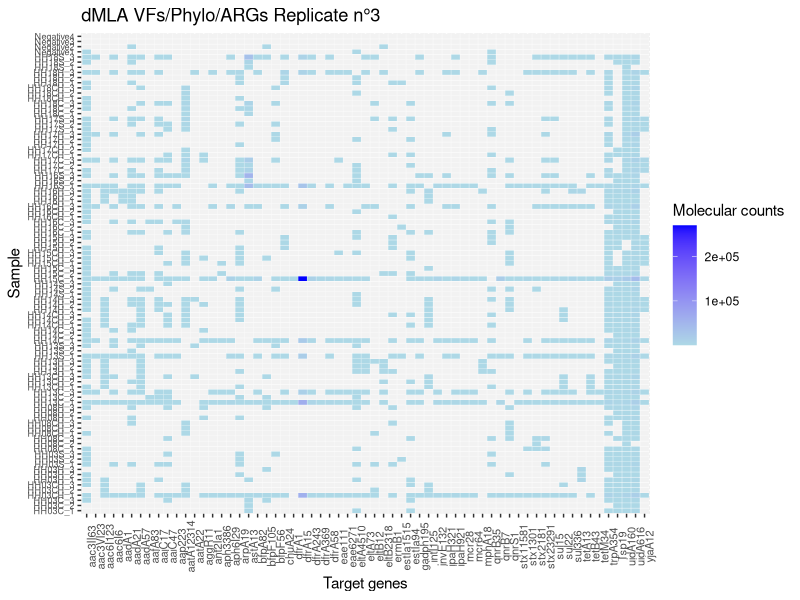

Source code (R): (Note: this script raises an error after producing the figure.)
#dMLA Bangladesh strains-------------------
##Load packages--------
library (ggplot2)
library(dplyr)
library(gridExtra)
library(tidyr)
library(seqinr)

##Formatting df------
#Import results
setwd("~/switchdrive/Institution/Manuscripts/02_dMLA/dmla-amr-vfs/data")
reads <- read.csv("20230725_sequencing_targets_all.csv", header = TRUE)
reads

#Assign barcodes to samples
reads <- reads %>% 
  mutate(Sample = as.character(X1)) %>% 
  mutate(Sample = case_when(
    Sample == "GAACACA" ~ "A1", Sample == "ACATTCA" ~ "A2",Sample == "TCGCTAG" ~ "A3", Sample == "ATCATTA" ~ "A4",Sample == "TGTATGT" ~ "A5",
    Sample == "TAAGATA" ~ "A6",Sample == "CGTTTCA" ~ "A7",Sample == "ACGTTGC" ~ "A8",Sample == "TAGATGA" ~ "A9", Sample == "CCACTAG" ~ "A10",
    Sample == "GTCTTCT" ~ "A11",Sample == "ACAAAGC" ~ "A12",Sample == "AAAAGGC" ~ "B1",Sample == "ACTGTGT" ~ "B2", Sample == "CTGGTAC" ~ "B3",
    Sample == "GTTGCTA" ~ "B4", Sample == "CCATTCA" ~ "B5",Sample == "GATATCG" ~ "B6",Sample == "ACAGGAT" ~ "B7",Sample == "CGCATAC" ~ "B8",
    Sample == "GGACCTA" ~ "B9", Sample == "GAACTGA" ~ "B10", Sample == "AGTCGTG" ~ "B11",Sample == "TTCCAGG" ~ "B12",Sample == "TAGAGCG" ~ "C1",
    Sample == "AAACCCT" ~ "C2",Sample == "ATCCAGT" ~ "C3",Sample == "TCTTCGT" ~ "C4",Sample == "GTGTCCT" ~ "C5",Sample == "CACAGAT" ~ "C6",
    Sample == "ATAGAGC" ~ "C7", Sample == "GGTCATG" ~ "C8", Sample == "CCATCTC" ~ "C9",Sample == "TATGCAG" ~ "C10",Sample == "AACCGCT" ~ "C11",
    Sample == "TGACTCT" ~ "C12",Sample == "AAGCACA" ~ "D1",Sample == "TGTGAAC" ~ "D2",Sample == "AACAGTG" ~ "D3",Sample == "GCCTATA" ~ "D4",
    Sample == "GTCCTCT" ~ "D5",Sample == "TAGAACG" ~ "D6",Sample == "TGGGTGA" ~ "D7", Sample == "ACACGTG" ~ "D8",Sample == "TGCCCAA" ~ "D9",
    Sample == "TCGTACA" ~ "D10", Sample == "AACCAAG" ~ "D11", Sample == "GTGCTAT" ~ "D12",Sample == "TCCTCAT" ~ "E1",Sample == "GTCGTAT" ~ "E2",
    Sample == "TCTGGAA" ~ "E3",Sample == "CAGTAGG" ~ "E4", Sample == "ACGTCAT" ~ "E5",Sample == "ACGGAAC" ~ "E6",Sample == "CGGATGA" ~ "E7",
    Sample == "CCGCATA" ~ "E8", Sample == "GTGAAGA" ~ "E9", Sample == "AACGTGT" ~ "E10",Sample == "AGAAGAC" ~ "E11",Sample == "TGTAGGG" ~ "E12",
    Sample == "AATGCCT" ~ "F1", Sample == "GCTTTCT" ~ "F2", Sample == "CATGAAG" ~ "F3",Sample == "CGATCAC" ~ "F4",Sample == "TCGCGTT" ~ "F5",
    Sample == "GATTGGC" ~ "F6", Sample == "CATCGGT" ~ "F7", Sample == "CTTTCCA" ~ "F8",Sample == "ACCAGAT" ~ "F9",Sample == "GTGATAC" ~ "F10",
    Sample == "TGCATCC" ~ "F11", Sample == "TGCAAAC" ~ "F12", Sample == "GCAACGA" ~ "G1",Sample == "GCCATAC" ~ "G2",Sample == "TACCTTC" ~ "G3",
    Sample == "GAATCGA" ~ "G4", Sample == "CTACGTT" ~ "G5", Sample == "GTTTCGG" ~ "G6",Sample == "GCAAATG" ~ "G7",Sample == "CTGACAC" ~ "G8",
    Sample == "GCACTTT" ~ "G9", Sample == "AGCAAAC" ~ "G10", Sample == "ATCCTCG" ~ "G11",Sample == "CTGCTGT" ~ "G12",Sample == "CAATCAC" ~ "H1",
    Sample == "GTTCTGG" ~ "H2", Sample == "TTGCTAC" ~ "H3", Sample == "CATACGT" ~ "H4",Sample == "GATCGTT" ~ "H5",Sample == "CACGTTT" ~ "H6",
    Sample == "AACACCT" ~ "H7", Sample == "AGCTGTA" ~ "H8", Sample == "GGTCTTG" ~ "H9",Sample == "CCGACAT" ~ "H10",Sample == "TATCGTC" ~ "H11",
    Sample == "ATGGTTG" ~ "H12"))

reads <- reads %>% 
  mutate(Sample_real = as.character(X1)) %>% 
  mutate(Sample_real = case_when(
    Sample_real == "GAACACA" ~ "empty", Sample_real == "ACATTCA" ~ "HH03C_1",Sample_real == "TCGCTAG" ~ "HH03CH_1", Sample_real == "ATCATTA" ~ "HH03H_1",Sample_real == "TGTATGT" ~ "HH03S_1",
    Sample_real == "TAAGATA" ~ "HH08C_1",Sample_real == "CGTTTCA" ~ "HH08CH_1",Sample_real == "ACGTTGC" ~ "HH08H_1",Sample_real == "TAGATGA" ~ "HH13C_1", Sample_real == "CCACTAG" ~ "HH13CH_1",
    Sample_real == "GTCTTCT" ~ "HH13H_1",Sample_real == "ACAAAGC" ~ "HH13S_1",Sample_real == "AAAAGGC" ~ "HH14C_1",Sample_real == "ACTGTGT" ~ "Negative1", Sample_real == "CTGGTAC" ~ "HH14CH_1",
    Sample_real == "GTTGCTA" ~ "HH14H_1", Sample_real == "CCATTCA" ~ "HH14S_1",Sample_real == "GATATCG" ~ "HH15C_1",Sample_real == "ACAGGAT" ~ "HH15CH_1",Sample_real == "CGCATAC" ~ "HH15H_1",
    Sample_real == "GGACCTA" ~ "HH16C_1", Sample_real == "GAACTGA" ~ "HH16CH_1", Sample_real == "AGTCGTG" ~ "HH16H_1",Sample_real == "TTCCAGG" ~ "HH16S_1",Sample_real == "TAGAGCG" ~ "HH17C_1",
    Sample_real == "AAACCCT" ~ "HH17CH_1",Sample_real == "ATCCAGT" ~ "HH17H_1",Sample_real == "TCTTCGT" ~ "Negative2",Sample_real == "GTGTCCT" ~ "HH17S_1",Sample_real == "CACAGAT" ~ "HH18C_1",
    Sample_real == "ATAGAGC" ~ "HH18CH_1", Sample_real == "GGTCATG" ~ "HH18H_1", Sample_real == "CCATCTC" ~ "HH18S_1",Sample_real == "TATGCAG" ~ "HH03C_2",Sample_real == "AACCGCT" ~ "HH03CH_2",
    Sample_real == "TGACTCT" ~ "HH03H_2",Sample_real == "AAGCACA" ~ "HH03S_2",Sample_real == "TGTGAAC" ~ "HH08C_2",Sample_real == "AACAGTG" ~ "HH08CH_2",Sample_real == "GCCTATA" ~ "HH08H_2",
    Sample_real == "GTCCTCT" ~ "HH13C_2",Sample_real == "TAGAACG" ~ "Negative3",Sample_real == "TGGGTGA" ~ "HH13CH_2", Sample_real == "ACACGTG" ~ "HH13H_2",Sample_real == "TGCCCAA" ~ "HH13S_2",
    Sample_real == "TCGTACA" ~ "HH14C_2", Sample_real == "AACCAAG" ~ "HH14CH_2", Sample_real == "GTGCTAT" ~ "HH14H_2",Sample_real == "TCCTCAT" ~ "HH14S_2",Sample_real == "GTCGTAT" ~ "HH15C_2",
    Sample_real == "TCTGGAA" ~ "HH15CH_2",Sample_real == "CAGTAGG" ~ "HH15H_2", Sample_real == "ACGTCAT" ~ "HH16C_2",Sample_real == "ACGGAAC" ~ "HH16CH_2",Sample_real == "CGGATGA" ~ "HH16H_2",
    Sample_real == "CCGCATA" ~ "Negative4", Sample_real == "GTGAAGA" ~ "HH16S_2", Sample_real == "AACGTGT" ~ "HH17C_2",Sample_real == "AGAAGAC" ~ "HH17CH_2",Sample_real == "TGTAGGG" ~ "HH17H_2",
    Sample_real == "AATGCCT" ~ "HH17S_2", Sample_real == "GCTTTCT" ~ "HH18C_2", Sample_real == "CATGAAG" ~ "HH18CH_2",Sample_real == "CGATCAC" ~ "HH18H_2",Sample_real == "TCGCGTT" ~ "HH18S_2",
    Sample_real == "GATTGGC" ~ "HH03C_3", Sample_real == "CATCGGT" ~ "HH03CH_3", Sample_real == "CTTTCCA" ~ "HH03H_3",Sample_real == "ACCAGAT" ~ "HH03S_3",Sample_real == "GTGATAC" ~ "HH08C_3",
    Sample_real == "TGCATCC" ~ "HH08CH_3", Sample_real == "TGCAAAC" ~ "HH08H_3", Sample_real == "GCAACGA" ~ "HH13C_3",Sample_real == "GCCATAC" ~ "HH13CH_3",Sample_real == "TACCTTC" ~ "HH13H_3",
    Sample_real == "GAATCGA" ~ "HH13S_3", Sample_real == "CTACGTT" ~ "HH14C_3", Sample_real == "GTTTCGG" ~ "HH14CH_3",Sample_real == "GCAAATG" ~ "HH14H_3",Sample_real == "CTGACAC" ~ "HH14S_3",
    Sample_real == "GCACTTT" ~ "HH15C_3", Sample_real == "AGCAAAC" ~ "HH15CH_3", Sample_real == "ATCCTCG" ~ "HH15H_3",Sample_real == "CTGCTGT" ~ "HH16C_3",Sample_real == "CAATCAC" ~ "HH16CH_3",
    Sample_real == "GTTCTGG" ~ "HH16H_3", Sample_real == "TTGCTAC" ~ "HH16S_3", Sample_real == "CATACGT" ~ "HH17C_3",Sample_real == "GATCGTT" ~ "HH17CH_3",Sample_real == "CACGTTT" ~ "HH17H_3",
    Sample_real == "AACACCT" ~ "HH17S_3", Sample_real == "AGCTGTA" ~ "HH18C_3", Sample_real == "GGTCTTG" ~ "HH18CH_3",Sample_real == "CCGACAT" ~ "HH18H_3",Sample_real == "TATCGTC" ~ "HH18S_3",
    Sample_real == "ATGGTTG" ~ "PCR_Neg"))

##Calculate detection limit-----------------------
# Create a reference dataframe with all levels of X2 present in the reads df
reads <- subset(reads, Sample_real != "PCR_Neg") #Remove this samples because contamination occurred and I'm aware of it.
complete_X2 <- data.frame(X2 = levels(factor(reads$X2)))

#Create a dataset with number of reads in negative controls of the reaction
neg = reads[reads$Sample_real %in% c("Negative1", "Negative2", "Negative3", "Negative4"), ]

#Compute the detection limit of the reads in the negative through the sum of the mean + 3 times the sd.
summary_stat = neg %>% 
  group_by(X2) %>% 
  summarise(reads_mean = mean(n), reads_sd = sd(n))%>%
  mutate(threshold = reads_mean + 3 * reads_sd)

# Perform left join to include all levels in summary_stat and fill other columns with NA and threshold=0
summary_stat <- left_join(complete_X2, summary_stat, by = "X2") %>%
  mutate(reads_mean = ifelse(is.na(reads_mean), NA, reads_mean),
         reads_sd = ifelse(is.na(reads_sd), NA, reads_sd),
         threshold = ifelse(is.na(threshold), NA, threshold)) %>%
  replace_na(list(threshold = 0))

# Left join reads with summary_stat on X2
reads <- left_join(reads, summary_stat, by = "X2")

# Calculate real_n based on the formula n - threshold, ensuring it is not lower than 0 and remove variables reads_mean and reads_sd
reads <- reads %>%
  mutate(real_n = ifelse(is.na(threshold), n, pmax(n - threshold, 0)))%>%
  select(-reads_mean, -reads_sd)

##Plot results------------
reads[reads == 0] <- NA

#gradient - molecular counts
ggplot(complete(reads, X2, Sample_real), aes(X2,Sample_real, fill= real_n))+ 
  geom_tile(colour="white")+
  labs(title="dMLA VFs/Phylo/ARGs Replicate n°3",
       x ="Target genes", y = "Sample")+
  scale_fill_gradient(low = "lightblue", high = "blue", na.value = "gray95",  name ='Molecular counts')+
  theme(axis.text.x = element_text(size=8, angle=90), axis.text.y = element_text(size=6.5))

#unique colour - presence/absence
all=ggplot(complete(reads, X2, Sample_real), aes(X2, Sample_real)) +
  geom_tile(aes(fill = ifelse(is.na(real_n), "gray95", "black")), colour = "white") +
  labs(title="All positive", x = "Target genes", y = "Sample") +
  scale_fill_manual(values = c(gray95 = "gray95", black = "black"), guide = "none") +
  theme(axis.text.x = element_text(size = 8, angle = 90), axis.text.y = element_text(size = 6.5))

## Export data--------
write.csv(reads, file = "reads_counts.csv", row.names = FALSE)

## Replicates analyses-----
# Remove negative controls
reads <- subset(reads, !(Sample_real %in% c("Negative1", "Negative2", "Negative3", "Negative4")))

# Remove rows where real_n is NA
reads <- subset(reads, !is.na(real_n))

# Extract the common part of Sample_real names before the "_"
reads <- reads %>%
  mutate(Sample_name = sub("_.*", "", Sample_real))

# Count the number of replicates for each Sample_name within each X2 group
replicate_counts <- reads %>%
  group_by(X2, Sample_name) %>%
  summarise(replicate_count = n()) %>%
  ungroup()

### Targets present in all three replicates---------
# Filter the data frame to keep only rows where all replicates are present for a unique X2
tri_reads <- reads %>%
  inner_join(replicate_counts, by = c("X2", "Sample_name")) %>%
  group_by(X2) %>%
  filter((replicate_count >= 3)) %>%
  ungroup() %>%
  select(X2, Sample_real, real_n)


#Plot presence/absence
tri=ggplot(complete(tri_reads, X2, Sample_real), aes(X2, Sample_real)) +
  geom_tile(aes(fill = ifelse(is.na(real_n), "gray95", "black")), colour = "white") +
  labs(title = "Triplicates positive only", x = "Genes Clusters", y = "Sample") +
  scale_fill_manual(values = c(gray95 = "gray95", black = "black"), guide = "none") +
  theme(axis.text.x = element_text(size = 8, angle = 90), axis.text.y = element_text(size = 6.5))

### Targets present in two replicates---------
# Filter the data frame to keep only rows where all replicates are present for a unique X2
dup_reads <- reads %>%
  inner_join(replicate_counts, by = c("X2", "Sample_name")) %>%
  group_by(X2) %>%
  filter((replicate_count >= 2)) %>%
  ungroup() %>%
  select(X2, Sample_real, real_n)

#Plot presence/absence
dup=ggplot(complete(dup_reads, X2, Sample_real), aes(X2, Sample_real)) +
  geom_tile(aes(fill = ifelse(is.na(real_n), "gray95", "black")), colour = "white") +
  labs(title = "Duplicates positive only", x = "Genes Clusters", y = "Sample") +
  scale_fill_manual(values = c(gray95 = "gray95", black = "black"), guide = "none") +
  theme(axis.text.x = element_text(size = 8, angle = 90), axis.text.y = element_text(size = 6.5))


##Blast 63 probes against samples--------
### Define 63 probe sequences ------
probe_sequences <- list(
  mcr28 = "GTGAATTTGGCAAACTTTTCATCATATCGCTTAAAATACG",
  mcr64 = "TTGTACTTATCTTCGTAGGTTTTCAACTTGGCAATCATCT",
  aadA1 = "CGCTTAGCACCTCTGATAGTTGGTTCGAAATTTCGATGGT",
  aadA21 = "TTCCATAGCGTTAAGGTTTCATTTAGCGCCTCAAATAGAT",
  aadA57 = "CATCGATCGCAGATCCGAACAGGTGGATTGTGTCCAGTGT",
  aac3II63 = "GCGGAGCGTAACGCGGCAACGACCGTCTCCGCTCCTCCTT",
  aac3VI23 = "CACCAGCCACGCCGCATCGGGCCCGATCGCCGCCATCGAT",
  aac6I6 = "AATGCCTGGCGTGTTTGAACCATGTACACGGCTGGACCAT",
  aac6I123 = "TTGTTTTAGGGCGACTGCCCTGCTGCGTAACATCGTTGCT",
  ant2Ia1 = "GGAGCCTCCGCGATTTCATACGCTTCGTCTGCCCACCAAG",
  aph6I29 = "TCCGCTGCAATTTCGGTCGCCTGGTAGTCGCCGTGCTCGG",
  aph3386 = "AATATTTTCACCTGAATCAGGATATTCTTCTAATACCTGG",
  qnrB7 = "GACGTTCCAGGAGCAACGATGCCTGGTAGCTGTCCAGTTT",
  qnrB35 = "CCGATAAATTCAGTGCCGCTCAGGTCGGCACCTGAAAAAT",
  qnrS1 = "AGGTGAGATCACTTAAGTCTTTATGTGAAAAGTTGTGGTG",
  ermB1 = "TTTGTTAGGGAATTGAAACTGTAGAATATCTTGGTGAATT",
  mphA18 = "CGGAGAAATCTGGCCACGACGAATCGTCGTCGAGCCAGCG",
  dfrA243 = "GGTAAATTTCTCCGCCACCAGACACTATAACGTGACCGGT",
  dfrA369 = "TTGATAGCTCTTTCAAAGCATTTTCTATTGAAGGAAAAAC",
  dfrA15 = "CAAAAGTCTTGCGTCCAACCAACAGCCATTGGTTATAGGT",
  dfrA58 = "CCCGCCACCAGACACTATAACGTGATCGGTGAGTTCAGCC",
  dfrA1 = "GAAAGACTAATACATTTTCATTTGAGCTTGAAATTCCTTT",
  sul15 = "GCGGCGCAATACGTCTGATCTCATCGGCCGGCGATACAGG",
  sul22 = "GAATGCATAACGACGAGTTTGGCAGATGATTTCGCCAATT",
  sul336 = "GCCTAAAAAGAAGCCCATACCCGGATCAAGAATAATTCGT",
  tetA13 = "AGCGCCGCCAGTGAGCCTTGCAGCTGCCCCTGACGTTCCT",
  tetB43 = "AGCCAAGGAGCAAAGATAACCTGCATTAACGCATAAAGTG",
  tetM34 = "AAAACTAAGATATGGCTCTAACAATTCTGTTCCAGCTTTT",
  intI125 = "GGTTACGACATTCGAACCGTGCAGGATCTGCTCGGCCATT",
  uidA160 = "CGAAGCGGGTAGATATCACACTCTGTCTGGCTTTTGGCTG",
  uidA616 = "ACAACGAACTGAACTGGCAGACTATCCCGCCGGGAATGGT",
  gadph195 = "ACGTTGTTGCTGAAGCAACCGGTATCTTCCTGACCGACGA",
  astA13 = "GTTGCGCACCATATGCACGATGCATAACTGGATGCGGGCC",
  aatA22 = "ATTTTTGCTTCATAAGCCGATAGAAGATTATAGGATAATG",
  aatA12314 = "AAGTCCATTTCTGCCAGTGTAATTCCCTCCGACAGTCAGT",
  ipaH321 = "GCAGTGCGGAGGTCATTTGCTGTCACTCCCGACACGCCAT",
  ipaH921 = "GCAATACCTCCGGATTCCGTGAACAGGTCGCTGCATGGCT",
  eae111 = "CAGTACCATTAATATCATGCGGAATATTCAGAGAAAGAAT",
  eae6271 = "AAATCCTGATCAATGAAGACGTTATAGCCCAGCATATTTT",
  stx2181 = "ACTCCATTAACGCCAGATATGATGAAACCAGTGAGTGACG",
  stx23291 = "GAGCACTTTGCAGTAACGGTTGCAGATTCCAGCGACTGGT",
  aggR11 = "TATTGCTTCCTTCTTTTGTGTATACATCGATTGTACAATT",
  stx1301 = "GATCAACATCTTCAGCAGTCATTACATAAGAACGCCCACT",
  stx11581 = "TAAAGGTATCGTCATCATTATATTTTGTATACTCCACCTT",
  bfpA82 = "GCCCAATATACAGACCATTAATTGCAGACGTTGCGCTCAT",
  invE132 = "TGAAGAATATTGGCAGGAAGAATTGTTAATGGCGTTACGT",
  eltA73 = "TAACGCAGAAACCTCCTGTTCATATGGGTGAGGGCTGTAT",
  eltA4510 = "GTCAGATATGATGACGGATATGTTTCCACTTCTCTTAGTT",
  eltB12 = "GTTTTTATTATTCCATACACATAATTTATCAATTTTGGTCT",
  eltB2318 = "CAGAACTATGTTCGGAATATCGCAACACACAAATATATAC",
  estIa94 = "GTGTTGTTCATATTTTCTGATTTTTTTTCACTGTTGTTTT",
  estIa1515 = "GTAAAATGTGTTATTCATATTTTCTGATTTTTTTTCACTG",
  bfpF56 = "GATACCTTTCGCGTCAGCGCCGTAACTTCCTTGTGCAGGT",
  bfpF105 = "ATATCTTGGATTATAACGCATCGCTGAAATCATTGCATTT",
  aafA83 = "ACTTGATAATAAAGTAGCAATAACAAACATTCTGATTTTT",
  aap223 = "GACAGACACCCCCCTTACTTTCCCTTCATTAAGGCCTTGC",
  aaiC17 = "AAAGTAGTCACCACTGTTTTCAACTTTTGAATTTCCCTTT",
  aaiC47 = "TTTTTAAGAGAGGTGAAAAAGAAGTTAAAATAGAAATTTT",
  arpA19 = "CAAAAGATAAAAATGGTTTTTCTGGATTATTTTTAGCGAT",
  chuA24 = "CTCACCGCCATATGTCAGTAAGTGAGAAGCGAAACTGTCG",
  trpA354 = "CAAAGAAGGCGCATTCGTTCCTTTCGTCACCCTCGGTGAT",
  Tsp19 = "GCGTTTCTGTCTCACCCGCAAGGACAGCGCTGGCGATATA",
  yjaA12 = "AACCGCCCTCATTCATTTCCAGCGCGCTCACAACAATATC"
)


###HH03C------
HH03C <- read.fasta(file = "~/switchdrive/Institution/dMLA/VFs-Cassette/Strains_WGS_Bangladesh/HH03Ccontigs.fasta")

# Initialize a matrix to store probe presence information
probe_presence_HH03C <- matrix(0, nrow = length(HH03C), ncol = length(probe_sequences))

# Loop through each node in the WGS data
for (i in 1:length(HH03C)) {
  # Extract the node sequence
  node_sequence <- as.character(HH03C[[i]])
  
  # Run sequence matching for each probe against the current node
  for (probe_name in names(probe_sequences)) {
    probe_sequence <- as.character(probe_sequences[[probe_name]])
    
    # Compute Levenshtein (edit) distance between probe and node sequence
    distance <- adist(probe_sequence, node_sequence)
    
    # Check if the minimum edit distance is less than or equal to a threshold
    if (min(distance) <= 0) {
      # Mark the presence of the probe for the current node
      probe_index <- as.numeric(gsub("Probe", "", probe_name))
      probe_presence_HH03C[i, probe_index] <- 1
      # Additional processing logic can be added here if needed
    }
  }
}

# View the probe presence matrix
print(probe_presence_HH03C)
